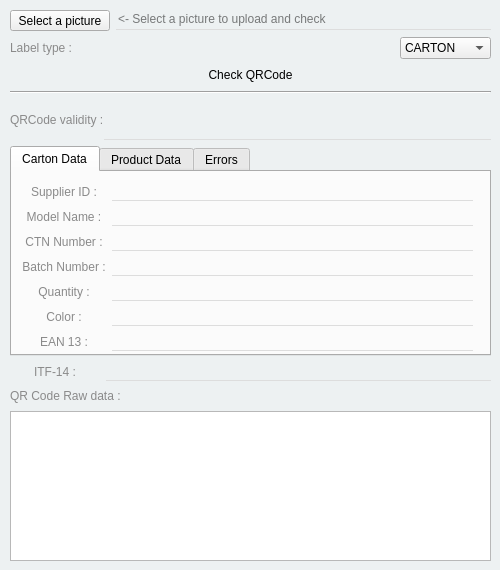
<?xml version="1.0" encoding="UTF-8"?>
<ui version="4.0">
 <class>Interface</class>
 <widget class="QMainWindow" name="Interface">
  <property name="windowModality">
   <enum>Qt::ApplicationModal</enum>
  </property>
  <property name="enabled">
   <bool>true</bool>
  </property>
  <property name="geometry">
   <rect>
    <x>0</x>
    <y>0</y>
    <width>500</width>
    <height>570</height>
   </rect>
  </property>
  <property name="sizePolicy">
   <sizepolicy hsizetype="Fixed" vsizetype="Fixed">
    <horstretch>0</horstretch>
    <verstretch>0</verstretch>
   </sizepolicy>
  </property>
  <property name="minimumSize">
   <size>
    <width>500</width>
    <height>570</height>
   </size>
  </property>
  <property name="maximumSize">
   <size>
    <width>16777215</width>
    <height>16777215</height>
   </size>
  </property>
  <property name="contextMenuPolicy">
   <enum>Qt::NoContextMenu</enum>
  </property>
  <property name="windowTitle">
   <string>Logicom QRCode Checker</string>
  </property>
  <property name="windowIcon">
   <iconset>
    <normaloff>qr-logo.png</normaloff>qr-logo.png</iconset>
  </property>
  <property name="autoFillBackground">
   <bool>false</bool>
  </property>
  <property name="styleSheet">
   <string notr="true">
QMainWindow
{
background-color: rgb(237,241,242);
}

QLabel
{
color: rgb(138, 138, 138);
}

QLineEdit, QLineEdit:hover {
    border: none;
    padding-bottom: 2px;
    border-bottom: 1px solid #dddddd;
    background-color:rgba(0,0,0,0);
}

QLineEdit:editable{
    border: none;
    padding-bottom: 2px;
    border-bottom: 2px solid #b2dfdb;
}

QLineEdit:disabled{
    border: 0px solid white;
    padding-bottom: 2px;
    border-bottom: 2px solid #eeeeee;
}

QLineEdit:focus{
    border: 0px solid white;
    padding-bottom: 2px;
    border-bottom: 2px solid #00695c;
    color: #111111;
}
QLineEdit:pressed {
    border: none;
    padding-bottom: 2px;
    border-bottom: 2px solid #00695c;
}

QSpinBox, QSpinBox:hover {
    border: none;
    padding-bottom: 2px;
    border-bottom: 1px solid #dddddd;
    background-color:rgba(0,0,0,0);
}

QSpinBox:editable{
    border: none;
    padding-bottom: 2px;
    border-bottom: 2px solid #b2dfdb;
}

QLineEdit:disabled{
    border: 0px solid white;
    padding-bottom: 2px;
    border-bottom: 2px solid #eeeeee;
}

QSpinBox:focus{
    border: 0px solid white;
    padding-bottom: 2px;
    border-bottom: 2px solid #00695c;
    color: #111111;
}
QSpinBox:pressed {
    border: none;
    padding-bottom: 2px;
    border-bottom: 2px solid #00695c;
}

QProgressBar {
    background-color: rgb(230, 230, 230);;	
    border-radius: 5px;
}

QProgressBar::chunk {
  background-color: rgb(130, 186, 23);
    width: 20px;
}

QPushButton, QPushButton:focus {
  border: none;
  color: black;
  padding: 3px 20px
}

QPushButton:hover, QPushButton:hover:focus {
  background-color: rgb(130, 186, 23);
  border-color: #ffffff
}

QPushButton:disabled {
background-color: rgb(131, 186, 23);
    border: none
}

QTreeWidget{
	background-color: rgb(150,150, 150);
	color:rgb(255, 255, 255);
}

QTreeWidget:item:hover,QTreeWidget:item:focus {
	background-color: rgb(58, 176, 0);
}

QTableWidget {
    background-color: white;
	selection-background-color: rgb(150,150, 150);
}

QTableWidgetItem:hover{
    background-color: rgb(0, 170, 255);
}

QSlider::groove:horizontal {
    border: 1px solid #999999;
    height: 8px; /* the groove expands to the size of the slider by default. by giving it a height, it has a fixed size */
    background: qlineargradient(x1:0, y1:0, x2:0, y2:1, stop:0 #B1B1B1, stop:1 #c4c4c4);
    margin: 2px 0;
}

QSlider::handle:horizontal {
    background: qlineargradient(x1:0, y1:0, x2:1, y2:1, stop:0 #b4b4b4, stop:1 #8f8f8f);
    border: 1px solid #5c5c5c;
    width: 18px;
    margin: -2px 0; /* handle is placed by default on the contents rect of the groove. Expand outside the groove */
    border-radius: 3px;
}

QSlider::groove:vertical {
    background: red;
    position: absolute; /* absolutely position 4px from the left and right of the widget. setting margins on the widget should work too... */
    left: 4px; right: 4px;
}

QSlider::handle:vertical {
    height: 10px;
    background: green;
    margin: 0 -4px; /* expand outside the groove */
}

QSlider::add-page:vertical {
    background: white;
}

QSlider::sub-page:vertical {
    background: pink;
}

QGroupBox{
background-color: rgb(255, 255, 255);
border: 2px solid rgb(217, 217, 217);
border-radius: 25px;
}

</string>
  </property>
  <property name="toolButtonStyle">
   <enum>Qt::ToolButtonIconOnly</enum>
  </property>
  <property name="tabShape">
   <enum>QTabWidget::Rounded</enum>
  </property>
  <widget class="QWidget" name="centralwidget">
   <widget class="QWidget" name="verticalLayoutWidget">
    <property name="geometry">
     <rect>
      <x>10</x>
      <y>10</y>
      <width>481</width>
      <height>551</height>
     </rect>
    </property>
    <layout class="QVBoxLayout" name="verticalLayout">
     <property name="sizeConstraint">
      <enum>QLayout::SetMinAndMaxSize</enum>
     </property>
     <item>
      <layout class="QHBoxLayout" name="horizontalLayout">
       <property name="sizeConstraint">
        <enum>QLayout::SetMinimumSize</enum>
       </property>
       <property name="topMargin">
        <number>0</number>
       </property>
       <item>
        <widget class="QToolButton" name="btn_filepath">
         <property name="sizePolicy">
          <sizepolicy hsizetype="Minimum" vsizetype="Fixed">
           <horstretch>0</horstretch>
           <verstretch>0</verstretch>
          </sizepolicy>
         </property>
         <property name="minimumSize">
          <size>
           <width>100</width>
           <height>0</height>
          </size>
         </property>
         <property name="text">
          <string>Select a picture</string>
         </property>
         <property name="icon">
          <iconset>
           <normaloff>download-button.png</normaloff>download-button.png</iconset>
         </property>
         <property name="toolButtonStyle">
          <enum>Qt::ToolButtonTextBesideIcon</enum>
         </property>
        </widget>
       </item>
       <item>
        <widget class="QLineEdit" name="filepath">
         <property name="text">
          <string/>
         </property>
         <property name="readOnly">
          <bool>true</bool>
         </property>
         <property name="placeholderText">
          <string>&lt;- Select a picture to upload and check</string>
         </property>
        </widget>
       </item>
      </layout>
     </item>
     <item>
      <layout class="QHBoxLayout" name="horizontalLayout_4">
       <property name="bottomMargin">
        <number>0</number>
       </property>
       <item>
        <widget class="QLabel" name="label_9">
         <property name="maximumSize">
          <size>
           <width>80</width>
           <height>16777215</height>
          </size>
         </property>
         <property name="text">
          <string>Label type :</string>
         </property>
         <property name="alignment">
          <set>Qt::AlignCenter</set>
         </property>
        </widget>
       </item>
       <item>
        <spacer name="horizontalSpacer">
         <property name="orientation">
          <enum>Qt::Horizontal</enum>
         </property>
         <property name="sizeHint" stdset="0">
          <size>
           <width>40</width>
           <height>20</height>
          </size>
         </property>
        </spacer>
       </item>
       <item>
        <widget class="QComboBox" name="cb_label_type">
         <item>
          <property name="text">
           <string>CARTON</string>
          </property>
         </item>
         <item>
          <property name="text">
           <string>PRODUCT</string>
          </property>
         </item>
        </widget>
       </item>
      </layout>
     </item>
     <item>
      <widget class="QPushButton" name="btn_check">
       <property name="text">
        <string>Check QRCode</string>
       </property>
      </widget>
     </item>
     <item>
      <widget class="Line" name="line">
       <property name="orientation">
        <enum>Qt::Horizontal</enum>
       </property>
      </widget>
     </item>
     <item>
      <layout class="QHBoxLayout" name="horizontalLayout_2">
       <property name="spacing">
        <number>0</number>
       </property>
       <property name="sizeConstraint">
        <enum>QLayout::SetFixedSize</enum>
       </property>
       <property name="topMargin">
        <number>0</number>
       </property>
       <item>
        <widget class="QLabel" name="lbl_statut">
         <property name="sizePolicy">
          <sizepolicy hsizetype="Preferred" vsizetype="Fixed">
           <horstretch>0</horstretch>
           <verstretch>0</verstretch>
          </sizepolicy>
         </property>
         <property name="maximumSize">
          <size>
           <width>16777215</width>
           <height>40</height>
          </size>
         </property>
         <property name="text">
          <string>QRCode validity :</string>
         </property>
        </widget>
       </item>
       <item>
        <widget class="QLineEdit" name="validity_result">
         <property name="minimumSize">
          <size>
           <width>0</width>
           <height>40</height>
          </size>
         </property>
         <property name="readOnly">
          <bool>true</bool>
         </property>
        </widget>
       </item>
      </layout>
     </item>
     <item>
      <widget class="QTabWidget" name="tab_results">
       <property name="maximumSize">
        <size>
         <width>16777215</width>
         <height>210</height>
        </size>
       </property>
       <property name="currentIndex">
        <number>0</number>
       </property>
       <widget class="QWidget" name="ctn_tab">
        <attribute name="title">
         <string>Carton Data</string>
        </attribute>
        <widget class="QWidget" name="gridLayoutWidget">
         <property name="geometry">
          <rect>
           <x>10</x>
           <y>10</y>
           <width>451</width>
           <height>171</height>
          </rect>
         </property>
         <layout class="QGridLayout" name="gridLayout">
          <item row="4" column="0">
           <widget class="QLabel" name="label_5">
            <property name="text">
             <string>Quantity :</string>
            </property>
            <property name="alignment">
             <set>Qt::AlignCenter</set>
            </property>
           </widget>
          </item>
          <item row="3" column="2">
           <widget class="QLineEdit" name="batch_number">
            <property name="readOnly">
             <bool>true</bool>
            </property>
           </widget>
          </item>
          <item row="1" column="0">
           <widget class="QLabel" name="label_2">
            <property name="text">
             <string>Model Name :</string>
            </property>
            <property name="alignment">
             <set>Qt::AlignCenter</set>
            </property>
           </widget>
          </item>
          <item row="5" column="2">
           <widget class="QLineEdit" name="color">
            <property name="readOnly">
             <bool>true</bool>
            </property>
           </widget>
          </item>
          <item row="4" column="2">
           <widget class="QLineEdit" name="qty_number">
            <property name="readOnly">
             <bool>true</bool>
            </property>
           </widget>
          </item>
          <item row="2" column="2">
           <widget class="QLineEdit" name="ctn_number">
            <property name="readOnly">
             <bool>true</bool>
            </property>
           </widget>
          </item>
          <item row="1" column="2">
           <widget class="QLineEdit" name="model_name">
            <property name="readOnly">
             <bool>true</bool>
            </property>
           </widget>
          </item>
          <item row="0" column="2">
           <widget class="QLineEdit" name="supplier_id">
            <property name="readOnly">
             <bool>true</bool>
            </property>
           </widget>
          </item>
          <item row="0" column="0">
           <widget class="QLabel" name="label">
            <property name="text">
             <string>Supplier ID :</string>
            </property>
            <property name="alignment">
             <set>Qt::AlignCenter</set>
            </property>
           </widget>
          </item>
          <item row="3" column="0">
           <widget class="QLabel" name="label_4">
            <property name="text">
             <string>Batch Number :</string>
            </property>
            <property name="alignment">
             <set>Qt::AlignCenter</set>
            </property>
           </widget>
          </item>
          <item row="2" column="0">
           <widget class="QLabel" name="label_3">
            <property name="text">
             <string>CTN Number :</string>
            </property>
            <property name="alignment">
             <set>Qt::AlignCenter</set>
            </property>
           </widget>
          </item>
          <item row="5" column="0">
           <widget class="QLabel" name="label_6">
            <property name="text">
             <string>Color :</string>
            </property>
            <property name="alignment">
             <set>Qt::AlignCenter</set>
            </property>
           </widget>
          </item>
          <item row="6" column="0">
           <widget class="QLabel" name="label_7">
            <property name="text">
             <string>EAN 13 :</string>
            </property>
            <property name="alignment">
             <set>Qt::AlignCenter</set>
            </property>
           </widget>
          </item>
          <item row="6" column="2">
           <widget class="QLineEdit" name="ean_13">
            <property name="readOnly">
             <bool>true</bool>
            </property>
           </widget>
          </item>
         </layout>
        </widget>
       </widget>
       <widget class="QWidget" name="product_tab">
        <attribute name="title">
         <string>Product Data</string>
        </attribute>
        <widget class="QWidget" name="gridLayoutWidget_2">
         <property name="geometry">
          <rect>
           <x>10</x>
           <y>10</y>
           <width>451</width>
           <height>171</height>
          </rect>
         </property>
         <layout class="QGridLayout" name="gridLayout_2">
          <item row="0" column="0">
           <widget class="QTableWidget" name="table_products">
            <property name="editTriggers">
             <set>QAbstractItemView::NoEditTriggers</set>
            </property>
            <property name="dragDropOverwriteMode">
             <bool>false</bool>
            </property>
            <property name="selectionBehavior">
             <enum>QAbstractItemView::SelectRows</enum>
            </property>
            <property name="textElideMode">
             <enum>Qt::ElideMiddle</enum>
            </property>
            <attribute name="horizontalHeaderDefaultSectionSize">
             <number>143</number>
            </attribute>
            <attribute name="horizontalHeaderMinimumSectionSize">
             <number>50</number>
            </attribute>
            <attribute name="horizontalHeaderStretchLastSection">
             <bool>true</bool>
            </attribute>
            <column>
             <property name="text">
              <string>S/N</string>
             </property>
            </column>
            <column>
             <property name="text">
              <string>SIM 1</string>
             </property>
            </column>
            <column>
             <property name="text">
              <string>SIM 2</string>
             </property>
            </column>
           </widget>
          </item>
         </layout>
        </widget>
       </widget>
       <widget class="QWidget" name="tab_error">
        <attribute name="title">
         <string>Errors</string>
        </attribute>
        <widget class="QTableWidget" name="table_error">
         <property name="geometry">
          <rect>
           <x>0</x>
           <y>0</y>
           <width>471</width>
           <height>181</height>
          </rect>
         </property>
         <attribute name="horizontalHeaderVisible">
          <bool>false</bool>
         </attribute>
         <attribute name="horizontalHeaderStretchLastSection">
          <bool>true</bool>
         </attribute>
         <attribute name="verticalHeaderVisible">
          <bool>false</bool>
         </attribute>
         <column>
          <property name="text">
           <string>Error</string>
          </property>
         </column>
        </widget>
       </widget>
      </widget>
     </item>
     <item>
      <layout class="QHBoxLayout" name="horizontalLayout_3">
       <item>
        <widget class="QLabel" name="label_8">
         <property name="minimumSize">
          <size>
           <width>90</width>
           <height>0</height>
          </size>
         </property>
         <property name="maximumSize">
          <size>
           <width>40</width>
           <height>16777215</height>
          </size>
         </property>
         <property name="text">
          <string>ITF-14 :</string>
         </property>
         <property name="alignment">
          <set>Qt::AlignCenter</set>
         </property>
        </widget>
       </item>
       <item>
        <widget class="QLineEdit" name="itf_14">
         <property name="readOnly">
          <bool>true</bool>
         </property>
        </widget>
       </item>
      </layout>
     </item>
     <item>
      <widget class="QLabel" name="label_10">
       <property name="text">
        <string>QR Code Raw data :</string>
       </property>
      </widget>
     </item>
     <item>
      <widget class="QTextEdit" name="raw_text">
       <property name="maximumSize">
        <size>
         <width>16777215</width>
         <height>150</height>
        </size>
       </property>
      </widget>
     </item>
    </layout>
   </widget>
  </widget>
 </widget>
 <resources/>
 <connections/>
</ui>
